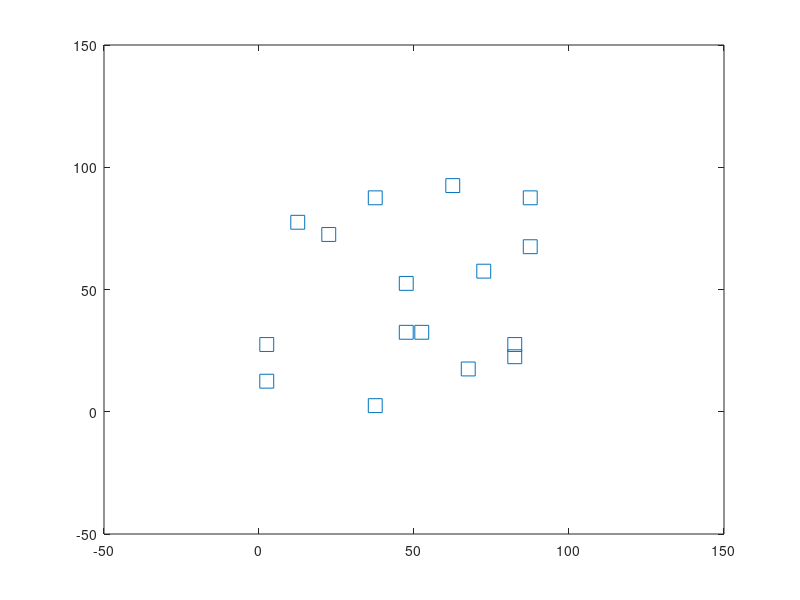

MATLAB code for this plot: (Note: this script raises an error after producing the figure.)
%% Generating Obstacles
l=100;
st=0;
gl=20;
gs=5;
os=25;
MarkerSize=5;
mps=(400*MarkerSize)/(2*l);
obs=[st,st;st+os,st;st+2*os,st;st+3*os,st;st,st+os;st+os,st+os;st+2*os,st+os;st+3*os,st+os;st,st+2*os;st+os,st+2*os;st+2*os,st+2*os;st+3*os,st+2*os;st,st+3*os;st+os,st+3*os;st+2*os,st+3*os;st+3*os,st+3*os]+5*randi([1,5],[16,2]);
gen=obs/gs;
obs=-(gs/2)*ones(size(obs))+obs;
plot(obs(:,1),obs(:,2), 's', 'MarkerSize',mps);
hold on;
axis([-(l/2) (3*l/2) -(l/2) (3*l/2)]);
%% State Initialisation and Obstacle Memory
x=25;
y=-25;
ySP=[120;120];
next=((gen(:,1)-1)*gl)+(gl-(gen(:,2)-1));
od=zeros(gl);
mem=od;
od(next)=1;
%[dist,point]=ob(0,0,pi/6,obs)
% mem=upd(mem,od,35,25);
%% Defining Parameters and Weights
Wo=[1,1,.5];
% Wo5=0;
% Wo6=0;
Wi=[.05,.05]*0;
% duMax=.25;
% duMin=-.25;
global Umagmax;
Umagmax=2.5;
sr=3;
%% Initialisation
maxTime=120;
Y_SAVE1=zeros(maxTime+1,1);
Y_SAVE2=zeros(maxTime+1,1);
Y_SAVE3=zeros(maxTime+1,1);
% Y_SAVE4=zeros(maxTime+1,1);
% Y_SAVE5=zeros(maxTime+1,1);
% Y_SAVE6=zeros(maxTime+1,1);
T_SAVE=zeros(maxTime+1,1);
U_SAVE1=zeros(maxTime,1);
U_SAVE2=zeros(maxTime,1);
%% Implementation
nonlcon=@mag;
for k=1:maxTime+1
    mem=upd(mem,od,x,y,st,l);
    [dist,a]=compOB(x,y,mem,sr,gl,gs);
    Y_SAVE1(k)=x;
    Y_SAVE2(k)=y;
    fun=@(u)(Wo*[(ySP-[x+u(1);y+u(2)]).^2;(-1*(sum(a.*(dist-[u(1);u(2);-u(1);-u(2)]).^2)))])+(Wi*u).^2;
    u = fmincon(fun,[0;0],[],[],[],[],[],[],nonlcon);
    x=x+u(1);
    y=y+u(2);
    Y_SAVE3(k)=sum(a.*(dist-[u(1);u(2);-u(1);-u(2)]).^2);
    U_SAVE1(k)=u(1);
    U_SAVE2(k)=u(2);
    T_SAVE(k+1)=k;
end
%% Plotting
plot(Y_SAVE1,Y_SAVE2);
%% Obstacle Memory Update
function memnew=upd(mem,od,x,y,st,l)
    [x,y]=trans(x,y);
    %[b,e]=trans(st,st+l);
     if y==0
        ily=0;
    elseif y==2
        ily=1;
    else
        ily=2;
    end
    if y==20
        igy=0;
    elseif y==19
        igy=1;
    else
        igy=2;
    end
    if x==1
        ilx=0;
    elseif x==2
        ilx=1;
    else
        ilx=2;
    end
    if x==20
        igx=0;
    elseif x==19
        igx=1;
    else
        igx=2;
    end
    mem(y-ily:y+igy,x-ilx:x+igx)=od(y-ily:y+igy,x-ilx:x+igx);
    memnew=mem;
end
%% Setpoint Function
function [dist,a]=compOB(x,y,mem,sr,gl,gs)
    a=ones(4,1);
    [x,y]=trans(x,y);
    iy=find(mem(max(y-sr,1):min(y+sr,20),x)==1);
    iyl=iy(find(iy<y, 1, 'last'));
    iyg=iy(find(iy>y, 1, 'first'));
    if (size(iyl)==[0,1])
        iyl=1;
        a(2)=0;
    elseif (size(iyl)==0)
        iyl=1;
        a(2)=0;
    end
    if (size(iyg)==[0,1])
        iyg=20;
        a(4)=0;
    elseif (size(iyg)==0)
        iyg=20;
        a(4)=0;
    end
    dyp=(y-iyl)*gs;
    dyn=(iyg-y)*gs;
    ix=find(mem(y,max(x-sr,1):min(x+sr,20))==1);
    ixl=ix(find(ix<x, 1, 'last'));
    ixg=ix(find(ix>x, 1, 'first'));
    if (size(ixl)==[1,0])
        ixl=1;
        a(3)=0;
    elseif (size(ixl)==0)
        ixl=1;
        a(3)=0;
    end
    if (size(ixg)==[1,0])
        ixg=20;
        a(1)=0;
    elseif (size(ixg)==0)
        ixg=20;
        a(1)=0;
    end
    dxn=(x-ixl)*gs;
    dxp=(ixg-x)*gs;
    dist=[dxp;dyp;dxn;dyn];
end
%% Transform Fn.
function [xn,yn]=trans(x,y)
     if (rem((x/5),1)==0)
        xn=x/5+1;
    else
        px=ceil(x/5);
        xn=px;
    end
    if (rem((y/5),1)==0)
        yn=20-(y/5);
    else
        py=ceil(y/5);
        yn=20-py;
    end
    xn=min(xn,20);
    yn=min(yn,20);
    xn=max(xn,1);
    yn=max(yn,1);
end
%% Non-Linear Constraint Function
function [c,ceq] = mag(u)
    global Umagmax;
    c = u(1)^2 + u(2)^2 - (Umagmax^2);
    ceq = [];
end